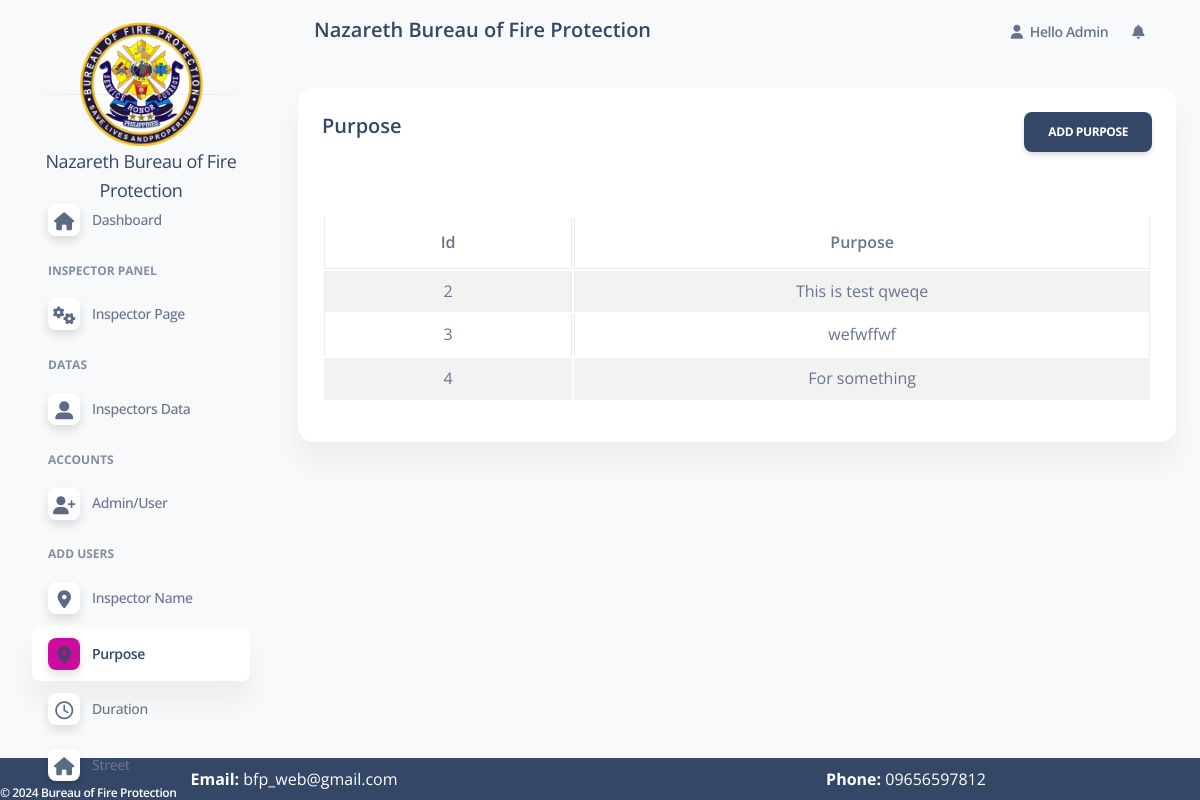
The page /admin/purpose_panel.php (signed in) on the database its author committed.
### tables this page shows
CREATE TABLE `purpose` (
  `id` int(11) NOT NULL,
  `purpose` varchar(100) NOT NULL,
  `created_at` date NOT NULL DEFAULT current_timestamp()
);

CREATE TABLE `settings` (
  `id` int(11) UNSIGNED NOT NULL,
  `title` varchar(100) NOT NULL,
  `web_name` varchar(100) DEFAULT NULL,
  `domain` varchar(100) DEFAULT NULL,
  `sdescription` text DEFAULT NULL,
  `mdescription` varchar(100) DEFAULT NULL,
  `mkeyword` varchar(100) DEFAULT NULL,
  `email1` varchar(100) DEFAULT NULL,
  `email2` varchar(100) DEFAULT NULL,
  `phone1` varchar(100) DEFAULT NULL,
  `phone2` varchar(100) DEFAULT NULL,
  `address` varchar(100) DEFAULT NULL
);

### config/function.php (called while the page is built, shortened)
<?php
    require 'dbconn.php';
    function validate($inputData)
    {
        global $conn;
       $validateData = mysqli_real_escape_string($conn, $inputData);
       return trim($validateData);
    }
    function webSetting($columnName)
    {
        $setting = getByID('settings', 1);
        if($setting['status'] == 200){
            return $setting['data'][$columnName];
        }
    }
    function getAll($tableName)
    {
        global $conn;
        $table = validate($tableName);
        $query = "SELECT * FROM $table";
        $result = mysqli_query($conn, $query);
        return $result;
    }
    function getByID($tableName, $id){
        global $conn;
        $table = validate($tableName);
        $id = validate($id);
        $query = "SELECT * FROM $table WHERE id = '$id' LIMIT 1";
        $result = mysqli_query($conn, $query);
        if($result)
        {
            if(mysqli_num_rows($result) == 1)
            {
                $row = mysqli_fetch_array($result, MYSQLI_ASSOC);
                $response = [
                    'status' => 200,
                    'message' => 'Fetched Data',
                    'data' => $row
                ];
                return $response;
            }
            else
            {
                $response = [
                    'status' => 404,
                    'message' => 'No Data Has been Recorded'
                ];
                return $response;
            }
        }
        else
        {
            $response = [
                'status' => 500,
                'message' => 'Something Went Wrong'
            ];
            return $response;
        }
    }
?>

### admin/purpose_panel.php (the view, shortened to what this page needs)
<?php
include('includes/header.php'); ?>
    <div class="row">
        <div class="col-md-12">
            <div class="card">
                <div class="card-header">
                    <h5> Purpose
                    <a href="add_purpose.php" class="btn btn-dark float-end">Add Purpose</a>
                    </h5>
                </div>
                <div class="card-body">
                        <table id = "myTable" class="table table-bordered table-striped">
                            <thead>
                                <tr>
                                    <th class = "text-center">Id</th>
                                    <th class = "text-center">Purpose</th>
                                </tr>
                            </thead>
                            <tbody>
                            <?php
                                   $services = getAll('purpose');
                                   if($services)
                                   {
                                   if(mysqli_num_rows($services) > 0)
                                   {
                                            foreach($services as $servicesItem)
                                            {
                                                ?>
                                           <tr>
                                            <td class = "text-center"><?= $servicesItem['id']?> </span></td>
                                            <td class = "text-center"><?= $servicesItem['purpose']?> </span></td>
                                </tr>
                                                 <?php
                                            }
                                   }
                                }
                                   else{
                                    ?>
                                        <td cosplan = "3" >No Record Found</td>
                                    <?php
                                   }
                                ?>
                            </tbody>
                        </table>
                </div>
            </div>
        </div>
    </div>
    <?php include('includes/scripts.php'); ?>

### admin/includes/scripts.php (shortened to what this page needs)
<div class="bg-dark " style=" position: fixed;
  left: 0;
  bottom: 0;
  width: 100%;
  color: white;
  text-align: center;">
   <div class="copyright text-center  text-xs text-muted text-xs-start " style = "position: fixed;  bottom:0;">
                <a  class="font-weight-bold text-white" target="_blank">
                   ©  Bureau of Fire Protection</a>
              </div>
    <div class="row">
      <div class="col-md-6 text-white">
       <p class = "text-center my-2"> <strong> Email: </strong> <?=webSetting('email1') ?? ''; ?></p>
      </div>
      <div class="col-md-6 text-white">
      <p class = "text-center my-2"> <strong> Phone: </strong> <?=webSetting('phone1') ?? ''; ?></p>
      </div>
      </div>
</div>
</body>
</html>

### rows shown on the page
purpose: id "2", purpose "This is test qweqe"
purpose: id "3", purpose "wefwffwf"
purpose: id "4", purpose "For something"
settings: email1 "bfp_web@gmail.com", phone1 "09656597812"

### other values the page prints
$_SESSION['loggedInUser']['name'] "Admin"
